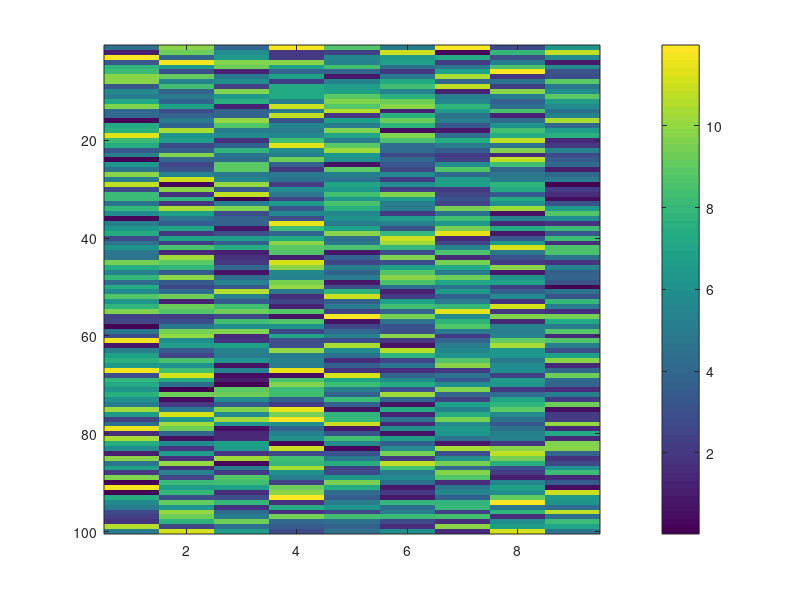

Here is the MATLAB script that generated this plot: (Note: this script raises an error after producing the figure.)
clear
close all
totalTrial=100;
ATrials=1:2:totalTrial;
BTrials=2:2:totalTrial;
AGrp=1:3:7;
BGrp=2:3:8;
CGrp=3:3:9;

simD=zeros(totalTrial,9);

tags=zeros(totalTrial,1);
tags(ATrials)=1;


simD(ATrials,AGrp)=rand(length(ATrials),length(AGrp)).*10+2;
simD(BTrials,AGrp)=rand(length(ATrials),length(AGrp)).*10;
simD(ATrials,BGrp)=rand(length(BTrials),length(BGrp)).*10;
simD(BTrials,BGrp)=rand(length(BTrials),length(BGrp)).*10+2;

simD(:,CGrp)=rand(totalTrial,3).*11;

figure();
imagesc(simD);
cb=colorbar();
cb.Label.String='FR (Hz)';
xlabel('Neuron #');
ylabel('Trial #');

svmModel=fitcsvm(simD(1:(totalTrial-10),:),tags(1:totalTrial-10));
classified=predict(svmModel,simD(totalTrial-9:end,:));
actual=tags((totalTrial-9):end);
fprintf('Correct Rate %d%%\n',sum(actual==classified)*10);